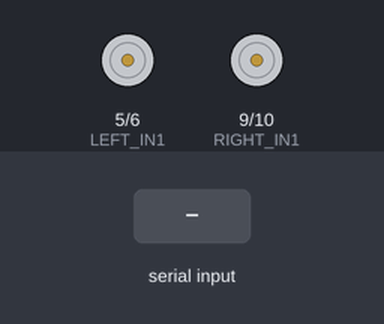
A sketch run on a simulated Arduino Uno, built with avr-gcc and run on an emulated ATmega328P. Parts: motor-driver pin pairs drawn as motors (green arrow = first pin HIGH = forward, orange = second pin HIGH = backward, longer = more drive). The inputs (shaded band) are chosen by the test bench. What the sketch prints to the serial monitor is not drawn.

Above: at 1.2 s.
1.3 s: "FORWARD\n" received over Serial
At 1.8 s:
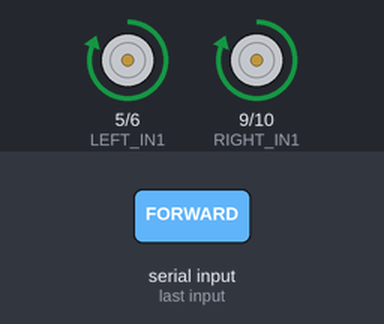
2.8 s: "BACKWARD\n" received over Serial
At 4.0 s:
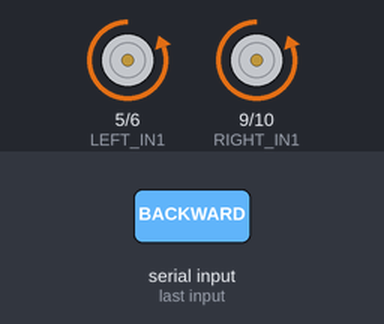
4.3 s: "LEFT\n" received over Serial
At 5.3 s:
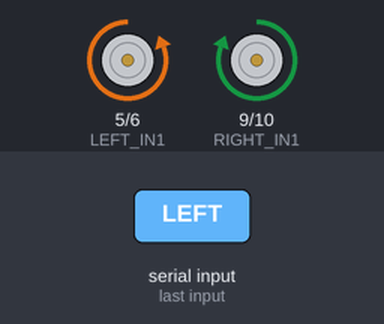
5.8 s: "RIGHT\n" received over Serial
At 6.4 s:
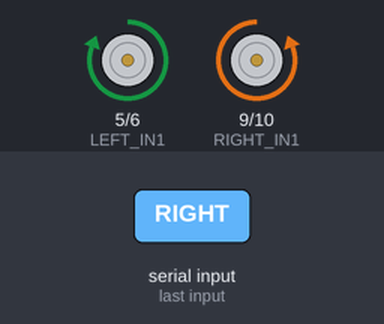
7.3 s: "STOP\n" received over Serial
At 7.6 s:
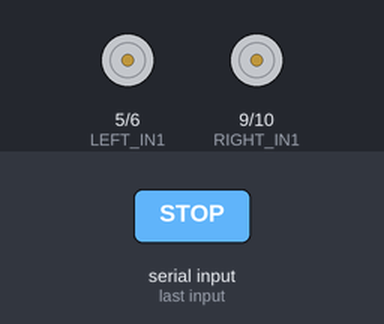
Timing chart, 0 to 9.8 s (numbered marks = the images above; inputs shaded):
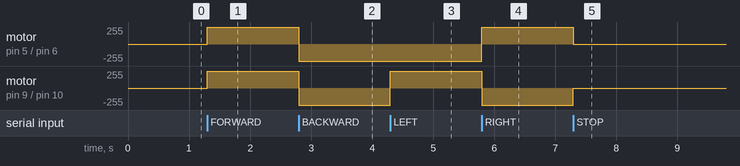

The sketch:

motor_controller.ino
```cpp
const int LEFT_IN1 = 5;
const int LEFT_IN2 = 6;

const int RIGHT_IN1 = 9;
const int RIGHT_IN2 = 10;


void setup() {

  Serial.begin(115200);

  pinMode(LEFT_IN1, OUTPUT);
  pinMode(LEFT_IN2, OUTPUT);

  pinMode(RIGHT_IN1, OUTPUT);
  pinMode(RIGHT_IN2, OUTPUT);

  stopMotors();

  Serial.println("Motor controller ready.");
}


void loop() {

  if (Serial.available() > 0) {

    String command = Serial.readStringUntil('\n');

    command.trim();
    command.toUpperCase();

    if (command == "FORWARD") {

      moveForward();

    }
    else if (command == "BACKWARD") {

      moveBackward();

    }
    else if (command == "LEFT") {

      turnLeft();

    }
    else if (command == "RIGHT") {

      turnRight();

    }
    else if (command == "STOP") {

      stopMotors();

    }
  }
}


void moveForward() {

  digitalWrite(LEFT_IN1, HIGH);
  digitalWrite(LEFT_IN2, LOW);

  digitalWrite(RIGHT_IN1, HIGH);
  digitalWrite(RIGHT_IN2, LOW);
}


void moveBackward() {

  digitalWrite(LEFT_IN1, LOW);
  digitalWrite(LEFT_IN2, HIGH);

  digitalWrite(RIGHT_IN1, LOW);
  digitalWrite(RIGHT_IN2, HIGH);
}


void turnLeft() {

  digitalWrite(LEFT_IN1, LOW);
  digitalWrite(LEFT_IN2, HIGH);

  digitalWrite(RIGHT_IN1, HIGH);
  digitalWrite(RIGHT_IN2, LOW);
}


void turnRight() {

  digitalWrite(LEFT_IN1, HIGH);
  digitalWrite(LEFT_IN2, LOW);

  digitalWrite(RIGHT_IN1, LOW);
  digitalWrite(RIGHT_IN2, HIGH);
}


void stopMotors() {

  digitalWrite(LEFT_IN1, LOW);
  digitalWrite(LEFT_IN2, LOW);

  digitalWrite(RIGHT_IN1, LOW);
  digitalWrite(RIGHT_IN2, LOW);
}
```

Measured:
- after the input at 1.3 s, motor on pin 5 (LEFT_IN1) / pin 6 (LEFT_IN2), motor on pin 9 (RIGHT_IN1) / pin 10 (RIGHT_IN2): stopped → forward 255/255 at once
- after the input at 2.8 s, motor on pin 5 (LEFT_IN1) / pin 6 (LEFT_IN2), motor on pin 9 (RIGHT_IN1) / pin 10 (RIGHT_IN2): forward 255/255 → backward 255/255 at once
- after the input at 4.3 s, motor on pin 9 (RIGHT_IN1) / pin 10 (RIGHT_IN2): backward 255/255 → forward 255/255 at once
- after the input at 5.8 s, motor on pin 5 (LEFT_IN1) / pin 6 (LEFT_IN2): backward 255/255 → forward 255/255 at once; motor on pin 9 (RIGHT_IN1) / pin 10 (RIGHT_IN2): forward 255/255 → backward 255/255 at once
- after the input at 7.3 s, motor on pin 5 (LEFT_IN1) / pin 6 (LEFT_IN2): forward 255/255 → stopped at once; motor on pin 9 (RIGHT_IN1) / pin 10 (RIGHT_IN2): backward 255/255 → stopped at once
